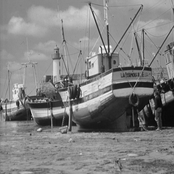
#> input picture data/boat.512.tiff, 174 x 174 px, shrunk from 512 x 512 before the run, found by its file name
$ python 'gaussian high pass filter.py'
#> lines starting #> are read from the running program, lines starting #| are printed output that depends on the picture
### High Pass Filter/dt.py
from math import sqrt,exp

def dist(p1,p2):
    return sqrt((p1[0]-p2[0])**2 + (p1[1]-p2[1])**2)

### High Pass Filter/gaussian high pass filter.py
import cv2
import numpy as np
import matplotlib.pyplot as plt
from dt import dist
import math

def gaussianhighpass(f,imgs):
    r, c = imgs[:2]
    ct = (r/2,c/2)
    b = np.zeros(imgs[:2])
    for x in range(c):
        for y in range(r):
            b[y,x] = 1 - math.exp(((-dist((y,x),ct)**2)/(2*(f**2))))
    return b

imagelist = ['boat.512.tiff','butterfly.jpg','players.jpg','tomatoes.jpg']

for i in imagelist:

    imgpath = r"C:\Users\Ranbi\OneDrive\Desktop\image processing project\data\\"   ## your data folder path


    img = cv2.imread(imgpath+i, 0)
#> img is the input picture: shape (174, 174); min 4, max 252, mean 129.7

    plt.figure(figsize=(7.4*6, 5.8*5))

    hp = gaussianhighpass(50,img.shape)
    plt.subplot(132), plt.imshow(hp, "gray"), plt.title("Gaussian High Pass Filter of" + " " + i)

    plt.show()
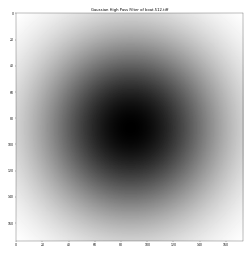
#> figure drawn by matplotlib, 1 panel
#> pass 2 of the loop `for i in imagelist:`:
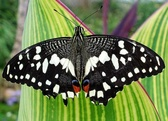
#> input picture data/butterfly.jpg, 168 x 121 px, shrunk from 493 x 356 before the run, found by its file name
#> `img = cv2.imread(imgpath+i, 0)`:
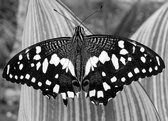
#> img: shape (121, 168); min 0, max 255, mean 113.3
#> `plt.show()`:
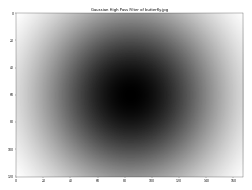
#> figure drawn by matplotlib, 1 panel
#> pass 3 of the loop `for i in imagelist:`:
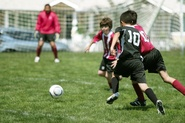
#> input picture data/players.jpg, 185 x 123 px, shrunk from 544 x 363 before the run, found by its file name
#> `img = cv2.imread(imgpath+i, 0)`:
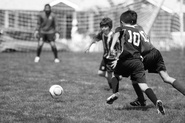
#> img: shape (123, 185); min 0, max 255, mean 131.5
#> `plt.show()`:
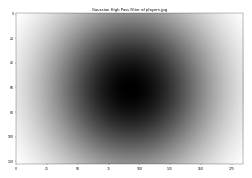
#> figure drawn by matplotlib, 1 panel
#> the loop made 4 passes; the first 3 are shown
